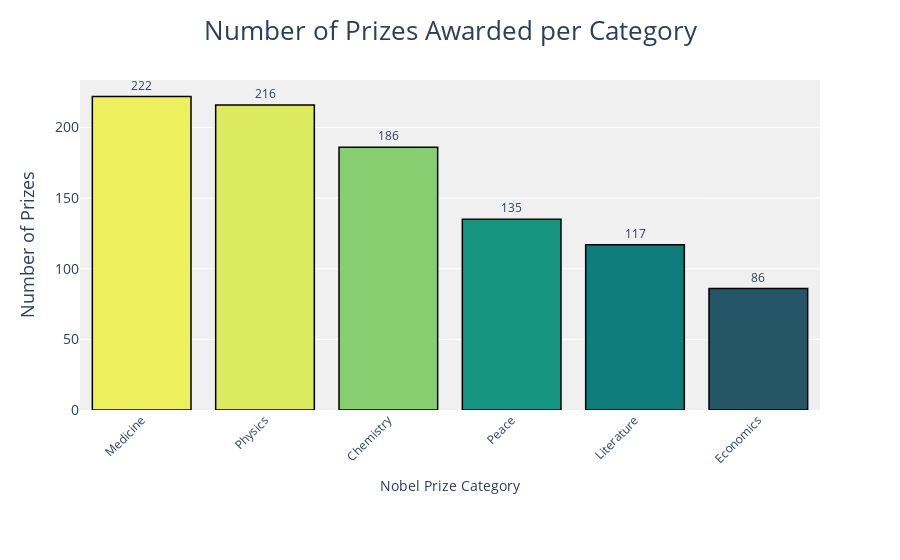

Source (notebook cell):
### Code cell
prizes_per_category = df.category.value_counts()

v_bar = px.bar(
    x=prizes_per_category.index,
    y=prizes_per_category.values,
    color=prizes_per_category.values,
    color_continuous_scale='Aggrnyl',
    title='Number of Prizes Awarded per Category',
    labels={'x': 'Nobel Prize Category', 'y': 'Number of Prizes'},
    text=prizes_per_category.values,
)

v_bar.update_traces(
    marker_line_color='black',
    marker_line_width=1.5,
    textposition='outside',
    hovertemplate='<b>%{x}</b><br>Prizes: %{y}<extra></extra>'
)

v_bar.update_layout(
    title_font_size=26,
    title_x=0.5,
    xaxis_tickangle=-45,
    yaxis=dict(
        title_font=dict(size=18),
        tickfont=dict(size=14),
        zeroline=False
    ),
    coloraxis_showscale=False,
    plot_bgcolor='rgba(240,240,240,0.95)',
    paper_bgcolor='rgba(255,255,255,1)',
    margin=dict(t=80, b=150)
)

v_bar.show()

### Figure 1 — Plotly figure (JSON) as saved in the notebook; plotly's stock layout.template omitted (floating-point values rounded to 4 significant figures)
{"data": [{"hovertemplate": "<b>%{x}</b><br>Prizes: %{y}<extra></extra>", "legendgroup": "", "marker": {"color": [222, 216, 186, 135, 117, 86], "coloraxis": "coloraxis", "line": {"color": "black", "width": 1.5}, "pattern": {"shape": ""}}, "name": "", "orientation": "v", "showlegend": false, "text": [222.0, 216.0, 186.0, 135.0, 117.0, 86.0], "textposition": "outside", "type": "bar", "x": ["Medicine", "Physics", "Chemistry", "Peace", "Literature", "Economics"], "xaxis": "x", "y": [222, 216, 186, 135, 117, 86], "yaxis": "y"}], "layout": {"barmode": "relative", "coloraxis": {"colorbar": {"title": {"text": "color"}}, "colorscale": [[0, "rgb(36, 86, 104)"], [0.1667, "rgb(15, 114, 121)"], [0.3333, "rgb(13, 143, 129)"], [0.5, "rgb(57, 171, 126)"], [0.6667, "rgb(110, 197, 116)"], [0.8333, "rgb(169, 220, 103)"], [1, "rgb(237, 239, 93)"]], "showscale": false}, "legend": {"tracegroupgap": 0}, "margin": {"b": 150, "t": 80}, "paper_bgcolor": "rgba(255,255,255,1)", "plot_bgcolor": "rgba(240,240,240,0.95)", "title": {"font": {"size": 26}, "text": "Number of Prizes Awarded per Category", "x": 0.5}, "xaxis": {"anchor": "y", "domain": [0, 1], "tickangle": -45, "title": {"text": "Nobel Prize Category"}}, "yaxis": {"anchor": "x", "domain": [0, 1], "tickfont": {"size": 14}, "title": {"font": {"size": 18}, "text": "Number of Prizes"}, "zeroline": false}}}
